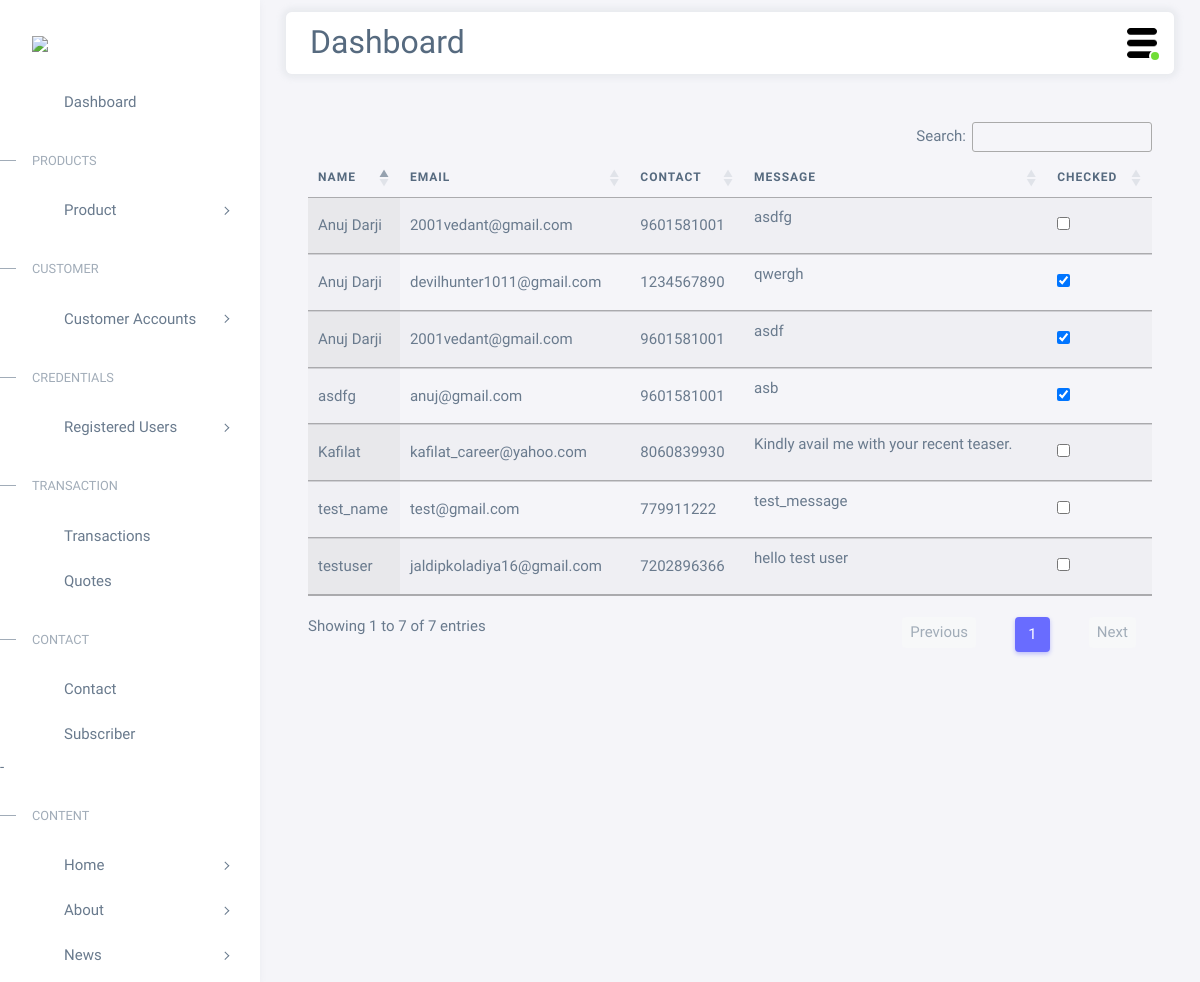
Page /devadmin/contactlist/ on the earlier database version.
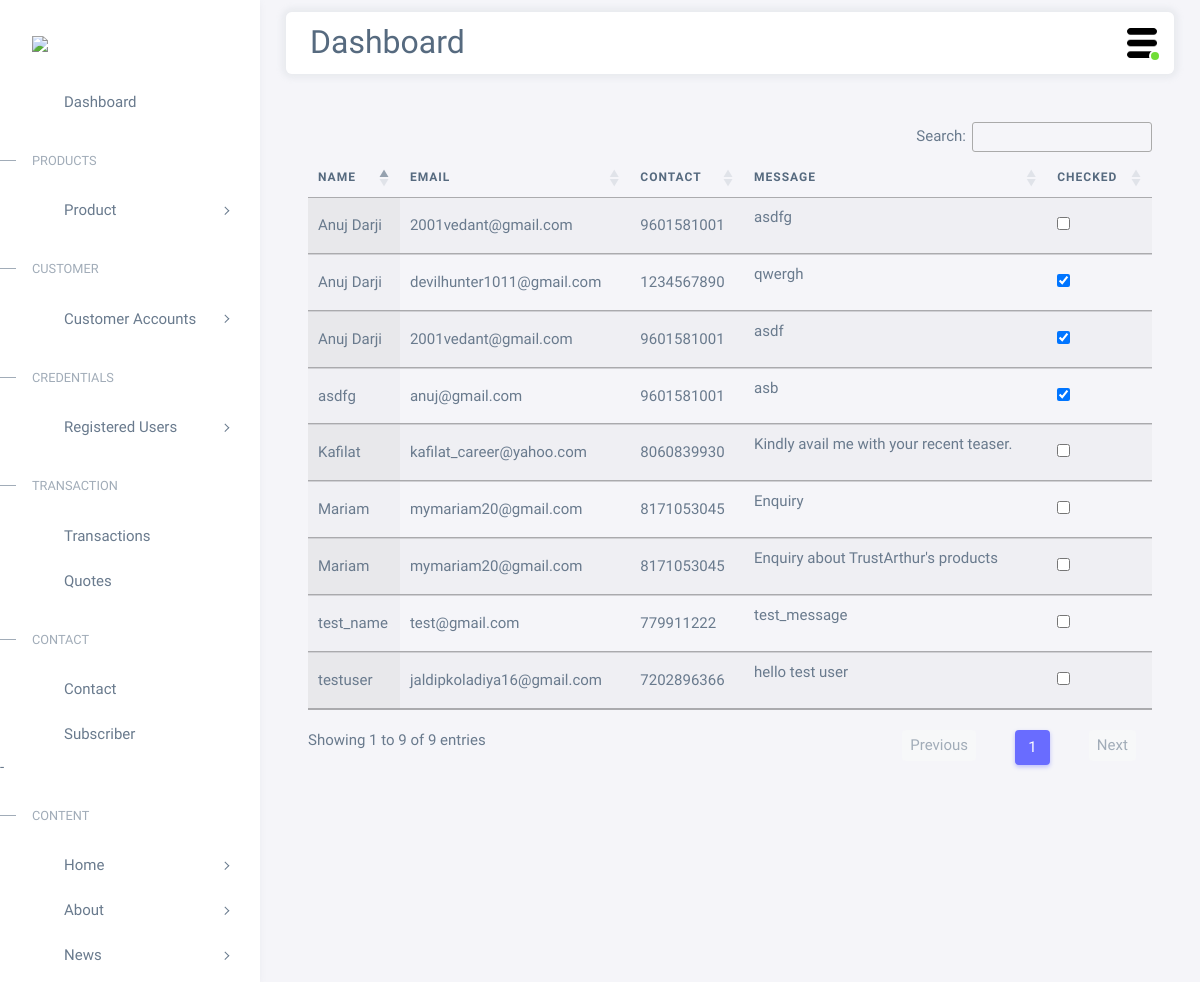
Same page on the later database version.
### accounts/models.py (models this page shows, shortened)
class Contact(models.Model):
    name = models.CharField(max_length=200)
    email = models.EmailField(max_length=50)
    contact = models.PositiveIntegerField()
    message = models.TextField()
    checked = models.BooleanField(default=False)

### accounts/views.py (the view)
# urls.py: path('devadmin/contactlist/', views.admincontactlist, name='admincontactlist'),
def admincontactlist(request):
    contact = Contact.objects.all()
    return render(request, 'devadmin/admincontactlist.html',{'contact':contact})

### accounts/templates/devadmin/admincontactlist.html (shortened to what this page needs)
{% extends 'devadmin/base.html' %}
{% load static %}
{% block main-content %}
<link rel="stylesheet" href="https://cdn.datatables.net/1.12.1/css/jquery.dataTables.min.css">
<link rel="stylesheet" href="https://cdn.datatables.net/datetime/1.1.2/css/dataTables.dateTime.min.css">
<link rel="stylesheet" href="https://cdn.datatables.net/1.12.1/css/dataTables.bootstrap4.min.css">
<link rel="stylesheet" href="https://cdn.datatables.net/buttons/2.2.3/css/buttons.bootstrap4.min.css">
<div class="m-5">
<table id="example" class="table display nowrap mt-3" style="width:100%">
  <thead>
      <tr>
          <th>Name</th>
          <th>Email</th>
          <th>Contact</th>
          <th>Message</th>
          <th>Checked</th>
        </tr>
  </thead>
  <tbody>
    {% for i in contact %}
    <tr>
        <td>{{i.name}}</td>
        <td>{{i.email}}</td>
        <td>{{i.contact}}</td>
        <td>{{i.message | linebreaks}}</td>
        <td>
          <form action="{% url 'admincontact' i.id %}" id="myform{{i.id}}" method= "POST">
            {% if i.checked == True %}
              <input type="checkbox" name="fluency" id="fluency{{i.id}}" checked/>
              {% else %}
              <input type="checkbox" name="fluency" id="fluency{{i.id}}" />
              {% endif %}
          </form>
        </td>
      </tr>
    {% endfor %}
    </tbody>
</table>
</div>
{% endblock main-content %}

Differences in the rows shown:
added Contact: name "Mariam", email "mymariam20@gmail.com", contact "8171053045", message "Enquiry"
added Contact: name "Mariam", email "mymariam20@gmail.com", contact "8171053045", message "Enquiry about TrustArthur's products"
Other differences:
text written by a page script: "Search: Showing 1 to 7 of 7 entries Previous 1 Next" → "Search: Showing 1 to 9 of 9 entries Previous 1 Next"
